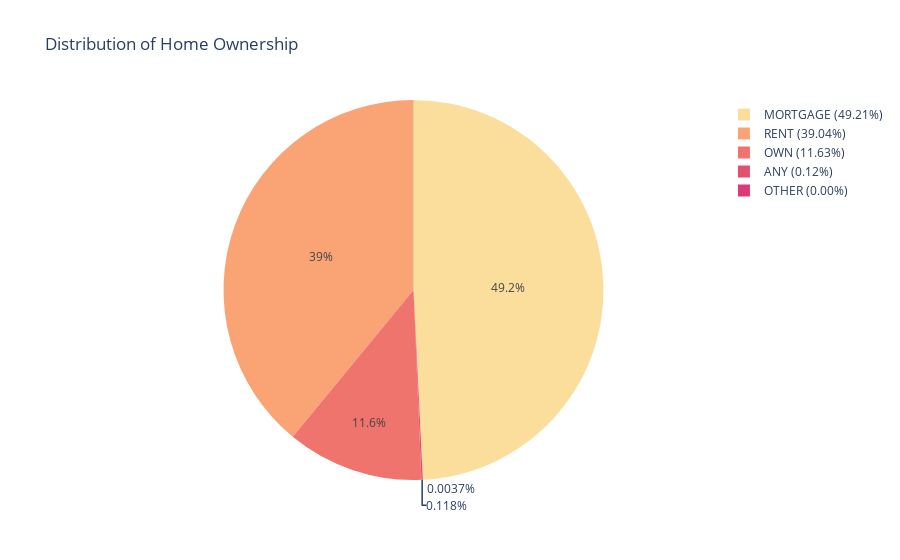

The notebook cell saved with this chart:
### Markdown cell above
### Pie Chart of Home Ownership

### Code cell
type_counts = df['Home Ownership'].value_counts()
percentages = type_counts / type_counts.sum() * 100
# Create a pie chart using Plotly
labels = [f'{label} ({percent:.2f}%)' for label, percent in zip(type_counts.index, percentages)]
fig = px.pie(values=type_counts.values, names=labels, 
             title='Distribution of Home Ownership', 
             color_discrete_sequence=px.colors.sequential.Sunsetdark, 
             hole=0) 

# Show the plot
fig.show()
type_counts

### Figure 1 — Plotly figure (JSON) as saved in the notebook; plotly's stock layout.template omitted (floating-point values rounded to 4 significant figures)
{"data": [{"domain": {"x": [0, 1], "y": [0, 1]}, "hole": 0, "hovertemplate": "label=%{label}<br>value=%{value}<extra></extra>", "labels": ["MORTGAGE (49.21%)", "RENT (39.04%)", "OWN (11.63%)", "ANY (0.12%)", "OTHER (0.00%)"], "legendgroup": "", "name": "", "showlegend": true, "type": "pie", "values": [13302, 10552, 3143, 32, 1]}], "layout": {"autosize": true, "legend": {"tracegroupgap": 0}, "piecolorway": ["rgb(252, 222, 156)", "rgb(250, 164, 118)", "rgb(240, 116, 110)", "rgb(227, 79, 111)", "rgb(220, 57, 119)", "rgb(185, 37, 122)", "rgb(124, 29, 111)"], "title": {"text": "Distribution of Home Ownership"}}}
